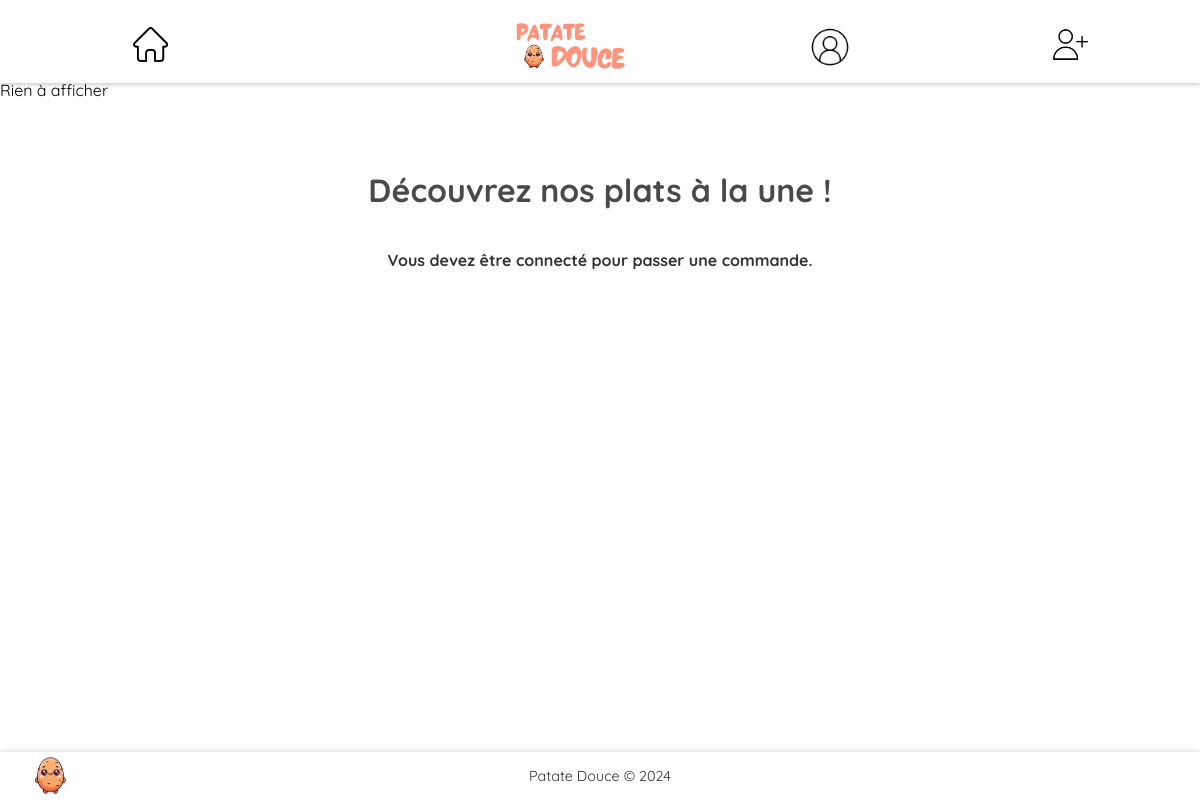
Before: / with the older database file.
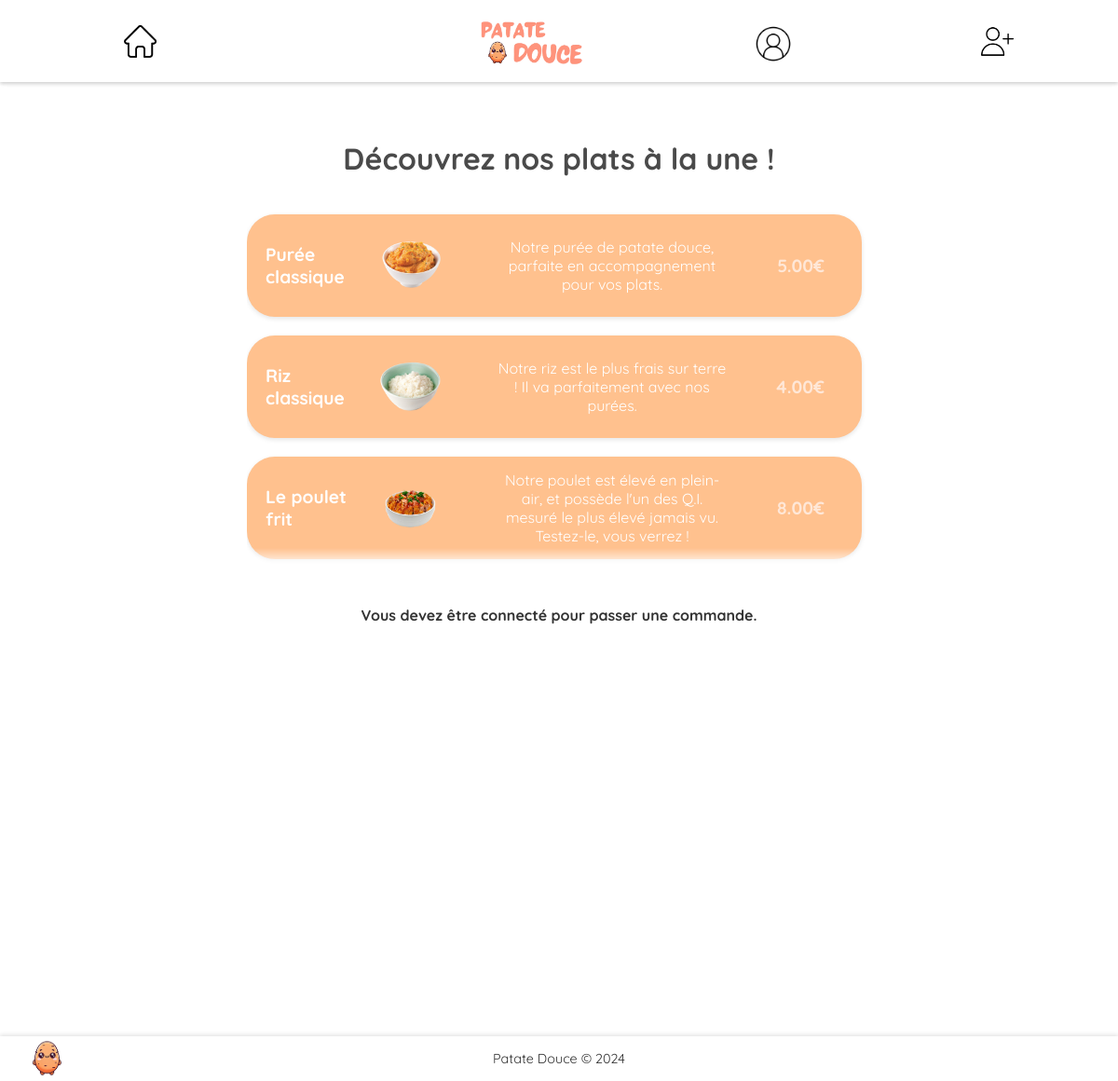
After: the same page with the newer database file.
### tables this page shows
CREATE TABLE `produit` (
  `id_produit` int(11) NOT NULL,
  `libelle` varchar(255) DEFAULT NULL,
  `description` varchar(255) DEFAULT NULL,
  `prix_ht` decimal(15,2) DEFAULT NULL
);

### index.php (the view, shortened to what this page needs)
<?php
include "functions/functions.php";
$rows = fetch_produits();
?>
<!DOCTYPE html>
<html lang="fr">
<head>
    <link rel="stylesheet" href="css/main.css">
</head>
<body>
    <?php navbar(); ?>
    <div class="content">
        <div class="title-section">
            <h2>Découvrez nos plats à la une !</h2>
        </div>
        <div class="table-container">
            <table class="table-produit">
                <?php
                foreach ($rows as $row) {
                    echo '
                <tr>
                    <td class="produit-info">
                        <div class="produit-gauche">
                            <span class="produit-libelle">' . $row['libelle'] . '</span>
                            <img src="images/' . $row['libelle'] . '.png" alt="' . $row['libelle'] . '" class="produit-image">
                        </div>
                        <div class="produit-description">
                            <span> ' . $row['description'] . '</span>
                        </div>
                        <div class="produit-droite">
                            <span class="produit-prix"> ' . $row['prix_ht'] . '€</span>
                        </div>
                    </td>
                </tr>';
                }
                ?>
            </table>
        </div>
        <h4>Vous devez être connecté pour passer une commande.</h4>
        <?php
        footer();
        ?>
    </div>
</body>
</html>

### functions/functions.php (shortened to what this page needs)
<?php
function navbar()
{
    echo '
    <div class="margin-bottom-navbar">
    <header class="site-header">
    <script src="js/nav.js"></script>
        <nav class="navbar">
            <ul class="nav-liste gauche-nav">
    ';
    if (!isset($_SESSION['pseudo'])) {
        echo '<a href="index.php" onmouseover="Accueil()" onmouseout="Accueil()">
            <img id="Accueil-image" class="imglogoAccueil" src="images/logo/Accueil.png">
            <span id="Accueil-texte" style="display: none;">Accueil</span>
        </a>';
    }
    echo '
            </ul>
            <div class="site-logo" >
                <a href="index.php">
                    <img src="images/logo.png" alt="Patate Douce">
                </a>
            </div>
            <ul class="nav-liste droite-nav">
    ';
    if (!isset($_SESSION['pseudo'])) {
        echo '<a href="connexion.php" class="margin-right-navbar" onmouseover="Connexion()" onmouseout="Connexion()">
            <img id="Connexion-image" class="imglogoConnexion" src="images/logo/Connexion.png">
            <span id="Connexion-texte" style="display: none;">Connexion</span>
        </a>';
        echo '<a href="inscription.php" class="margin-right-navbar" onmouseover="Inscription()" onmouseout="Inscription()">
            <img id="Inscription-image" class="imglogoInscription" src="images/logo/Inscription.png">
            <span id="Inscription-texte" style="display: none;">Inscription</span>
        </a>';
    }
    echo '
            </ul>
        </nav>
    </header>
    </div>
    ';
}
function footer()
{
    echo '
    <footer class="site-footer">
        <img src="images/patateseule.png" alt="Patate Douce Logo" class="footer-logo">
        <span>Patate Douce © 2024</span>
    </footer>
    ';
}
function db_connect()
{
    $dsn = 'mysql:host=localhost;dbname=appresto';
    $user = 'root';
    $password = '';
    try {
        $dbh = new PDO($dsn, $user, $password, array(PDO::MYSQL_ATTR_INIT_COMMAND => "SET NAMES utf8"));
        $dbh->setAttribute(PDO::ATTR_ERRMODE, PDO::ERRMODE_EXCEPTION);
    } catch (PDOException $ex) {
        die("Erreur lors de la connexion SQL : " . $ex->getMessage());
    }
    return $dbh;
}
function fetch_produits()
{
    $dbh = db_connect();
    $sql_produits = 'select id_produit, libelle, description, prix_ht
    from produit';
    try {
        $sth = $dbh->prepare($sql_produits);
        $sth->execute();
        $rows = $sth->fetchAll(PDO::FETCH_ASSOC);
    } catch (PDOException $e) {
        die("<p>Erreur lors de la requête SQL : " . $e->getMessage() . "</p>");
    }
    if (count($rows) > 0) {
    } else {
        echo "<p>Rien à afficher</p>";
    }
    return $rows;
}

### css/main.css (style rules this page uses)
body, html { margin: 0; padding: 0; font-family: 'Quicksand', sans-serif; }
body { padding-top: 80px; }
h2 { font-size: 2em; text-align: center; color: #4a4a4a; margin: 20px 0 20px 0; }
h4 { font-size: 1em; text-align: center; color: #333; margin: 20px 0 20px 0; }
.site-header { position: fixed; top: 0; width: 100%; background-color: #ffffff; box-shadow: 0 2px 4px rgba(0, 0, 0, 0.1); z-index: 1000; }
.navbar a { display: block; text-align: center; padding: 6px 20px; margin-bottom: -5px; font-size: 20px; text-decoration: none; transition: background-color 0.8s ease; max-width: 350px; width: 180px; transition: scale .5s ease; }
.navbar { overflow: hidden; background-color: #ffffff2d; display: flex; justify-content: center; align-items: center; box-shadow: 0 2px 4px rgba(0, 0, 0, 0.1); }
.gauche-nav, .droite-nav { display: flex; flex: 1; }
.gauche-nav { justify-content: flex-start; }
.droite-nav { justify-content: flex-end; }
.site-logo { text-align: center; }
.site-logo img { max-height: 50px; height: auto; width: auto; padding-top: 10px; padding-bottom: 6px; transition: transform 0.3s ease; }
.site-footer { position: fixed; bottom: 0; width: 100%; background-color: #ffffff; box-shadow: 0 -2px 4px rgba(0, 0, 0, 0.1); z-index: 1000; display: flex; align-items: center; justify-content: center; padding: 15px 0; text-align: center; }
.footer-logo { position: absolute; left: 20px; max-height: 60px; }
.site-footer span { font-size: 0.9em; color: #333; font-weight: normal; }
.table-container { max-height: 420px; margin: auto; max-width: 55%; padding-right: 10px; overflow-y: scroll; scrollbar-color: rgb(255, 218, 199) rgb(255, 255, 255); scrollbar-width: thin; --mask: linear-gradient(to bottom, rgba(0,0,0, 1) 0, rgba(0,0,0, 1) 90%, rgba(0,0,0, 0) 95%, rgba(0,0,0, 0) 0 ) 100% 50% / 100% 100% repeat-x; -webkit-mask: var(--mask); mask: var(--mask); }
.table-produit { width: 100%; border-collapse: separate; border-spacing: 0 20px; }
.produit-info { display: flex; justify-content: space-between; align-items: center; padding: 15px 20px; background-color: #ffc18e; border-radius: 30px; box-shadow: 0 2px 5px rgba(0, 0, 0, 0.1); transition: background-color 0.3s ease; transition: transform 0.3s ease; min-height: 80px; }
.produit-gauche { display: flex; align-items: center; flex-basis: 35%; }
.produit-droite { display: flex; align-items: center; justify-content: flex-end; flex-basis: 15%; }
.produit-libelle { color: white; font-size: 1.2em; font-weight: bold; margin-right: 20px; text-align: left; }
.produit-image { max-width: 80px; height: auto; margin-right: 20px; }
.produit-description { flex-basis: 40%; text-align: center; font-size: 1em; color: #ffffff; font-weight: normal; }
.produit-prix { font-size: 1.2em; font-weight: bold; color: #ffe7d7; margin-right: 20px; text-align: right; }
.imglogoAccueil { height: 35px; width: 35px; }
.imglogoConnexion { height: 50px; width: 50px; margin-bottom: -6px; }
.imglogoInscription { height: 35px; width: 35px; margin-top: 5px; margin-bottom: 1px; }
.margin-right-navbar { margin-right: 20px; }
.margin-bottom-navbar { margin-bottom: 70px; }

Changed rows visible on the page:
added produit: libelle "Purée classique", libelle (picture), description "Notre purée de patate douce, parfaite en accompagnement pour vos plats.", prix_ht "5.00"
added produit: libelle "Riz classique", libelle (picture), description "Notre riz est le plus frais sur terre ! Il va parfaitement avec nos purées.", prix_ht "4.00"
added produit: libelle "Le poulet frit", libelle (picture), description "Notre poulet est élevé en plein-air, et possède l'un des Q.I. mesuré le plus élevé jamais vu. Testez-le, vous verrez !", prix_ht "8.00"
Other visible differences:
text no longer shown: "Rien à afficher"
